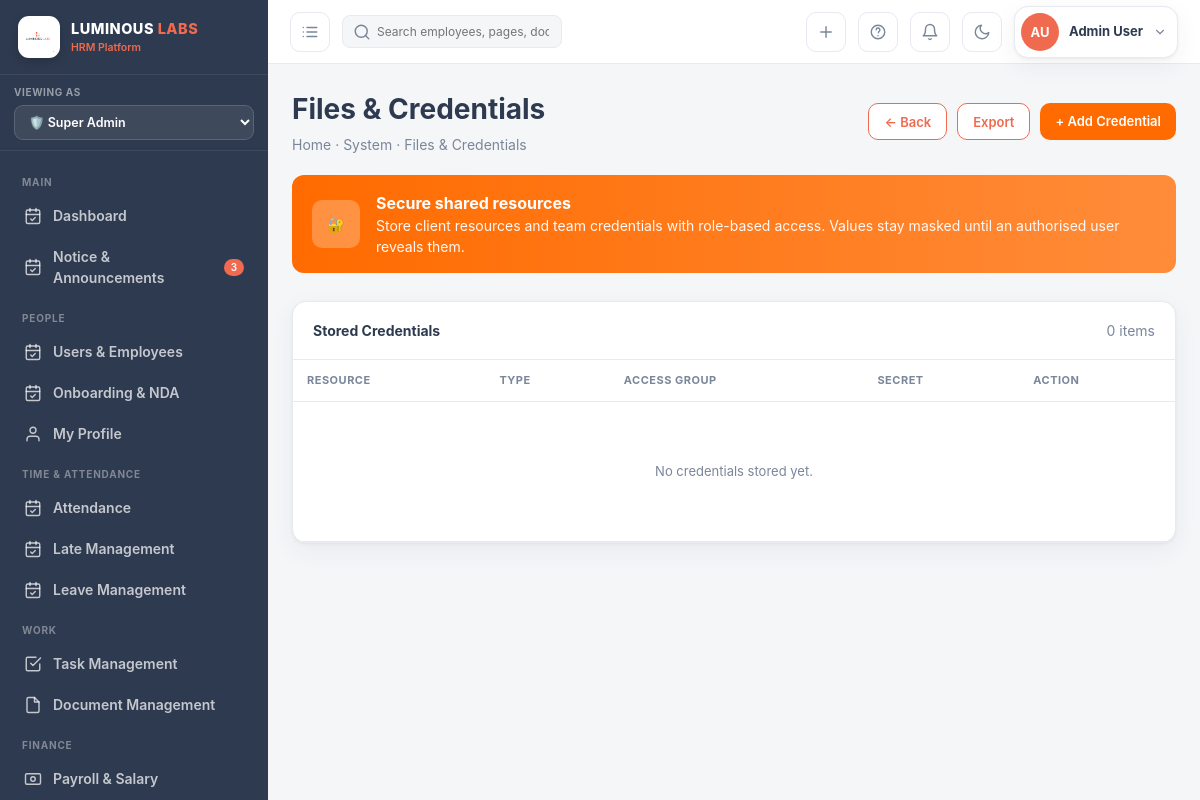
Page /files/ (signed in) on the committed database.
### hrm_app/models.py (models this page shows, shortened)
class User(AbstractUser):
    role = models.CharField(max_length=20, choices=Role.choices, default=Role.EMPLOYEE)
    groups = models.ManyToManyField(Group, related_name='hrm_users', blank=True)
    user_permissions = models.ManyToManyField(
        Permission,
        related_name='hrm_user_permissions',
        blank=True,
    )

class Employee(models.Model):
    STATUS_CHOICES = [
        ('Active',    'Active'),
        ('On Leave',  'On Leave'),
        ('Probation', 'Probation'),
        ('Inactive',  'Inactive'),
    ]
    user        = models.OneToOneField(User, on_delete=models.CASCADE, related_name='employee')
    emp_id      = models.CharField(max_length=20, unique=True)
    phone       = models.CharField(max_length=20, blank=True)
    department  = models.ForeignKey(Department, null=True, on_delete=models.SET_NULL)
    designation = models.ForeignKey(Designation, null=True, on_delete=models.SET_NULL)
    shift       = models.ForeignKey(Shift, null=True, blank=True, on_delete=models.SET_NULL)
    join_date   = models.DateField(default=timezone.now)
    status      = models.CharField(max_length=20, choices=STATUS_CHOICES, default='Active')
    salary      = models.DecimalField(max_digits=10, decimal_places=2, default=0)
    avatar_color = models.CharField(max_length=10, default='#ef6a4f')
    avatar_initials = models.CharField(max_length=4, blank=True)
    address     = models.TextField(blank=True)
    nid         = models.CharField(max_length=30, blank=True, verbose_name='NID / Passport')
    blood_group = models.CharField(max_length=5, blank=True)
    emergency_contact = models.CharField(max_length=100, blank=True)
    class Meta:
        ordering = ['emp_id']

### hrm_app/views.py (the view)
# urls.py: path('files/',        views.files_list,  name='files_list'),
@admin_required
def files_list(request):
    if not has_permission(request.user, "files", "view"):
        messages.error(request, "You don't have permission to access files.")
        return redirect("dashboard")
    files = SecureFile.objects.filter(owner=request.user)
    return render(request, 'hrm/files.html', _ctx(request, files=files))

### hrm_app/context_processors.py (called while the page is built, shortened)
def role_menu_permissions(request):
    allowed_menus = []
    if request.user.is_authenticated:
        if request.user.role == "super_admin":
          allowed_menus = []
    return {
        "allowed_menus": allowed_menus
    }

### hrm_app/views.py (called while the page is built, shortened)
def has_permission(user, module, action="view"):
    if user.role == Role.SUPER_ADMIN:
        return True

def _ctx(request, **kw):
    view_role = request.GET.get('view_role', request.user.role)
    ctx = {'user': request.user, 'today': date.today(), 'view_role': view_role}
    unread_leaves = LeaveRequest.objects.filter(status='Pending').count()
    ctx['unread_leaves'] = unread_leaves
    if request.user.role == 'super_admin':
        ctx['allowed_menus'] = [key for key, _ in UserPermission.MODULE_CHOICES]
    else:
        ctx['allowed_menus'] = list(UserPermission.objects.filter(
            user=request.user,
            can_view=True
        ).values_list('module', flat=True))
    ctx.update(kw)
    return ctx

### hrm_app/templates/hrm/files.html (shortened to what this page needs)
{% extends 'hrm/base.html' %}
{% block content %}
<div style="display:flex; justify-content:space-between; align-items:center; margin-bottom:20px; flex-wrap:wrap; gap:16px;">
  <div>
    <h1 style="font-size:28px; font-weight:700; color:var(--ink); margin:0;">Files & Credentials</h1>
    <div style="font-size:14px; color:var(--muted); margin-top:4px;">Home · System · Files & Credentials</div>
  </div>
  <div style="display:flex; gap:10px;">
    <button onclick="history.back()" class="btn" style="background:white; color:var(--brand); border:1px solid var(--brand);">← Back</button>
    <button type="button" data-export-url="{% url 'files_export' %}" class="btn" style="background:white; color:var(--brand); border:1px solid var(--brand);">Export</button>
    {% if user.role == 'super_admin' or user.role == 'manager' %}
    <a href="{% url 'file_upload' %}" class="btn" style="background:#FF6B00; color:white;">+ Add Credential</a>
    {% endif %}
  </div>
</div>
<div style="background:linear-gradient(90deg, #FF6B00, #FF8C3A); color:white; border-radius:12px; padding:16px 20px; margin-bottom:28px; display:flex; align-items:center; gap:16px;">
  <div style="background:rgba(255,255,255,0.25); width:48px; height:48px; border-radius:10px; display:flex; align-items:center; justify-content:center; flex-shrink:0;">
    🔐
  </div>
  <div>
    <strong style="font-size:16px;">Secure shared resources</strong><br>
    <span style="opacity:0.95;">Store client resources and team credentials with role-based access. Values stay masked until an authorised user reveals them.</span>
  </div>
</div>
<div class="card">
  <div style="padding:18px 20px; border-bottom:1px solid var(--line); display:flex; justify-content:space-between; align-items:center;">
    <strong>Stored Credentials</strong>
    <span style="font-size:14px; color:var(--muted);">{{ files|length }} items</span>
  </div>
  <table>
    <thead>
      <tr>
        <th>Resource</th>
        <th>Type</th>
        <th>Access Group</th>
        <th>Secret</th>
        <th>Action</th>
      </tr>
    </thead>
    <tbody>
      {% for file in files %}
      <tr>
        <td><b>{{ file.name }}</b></td>
        <td><span class="tag t-gray">{{ file.file.name|slice:"-4:"|upper }}</span></td>
        <td>Engineering / IT</td>
        <td>
          <span style="font-family:monospace; letter-spacing:2px;">••••••••</span>
        </td>
        <td>
          <button onclick="this.textContent = this.textContent === 'Reveal' ? 'Hide' : 'Reveal'"
                  class="btn ghost sm">Reveal</button>
        </td>
      </tr>
      {% empty %}
      <tr>
        <td colspan="5" style="text-align:center; padding:60px 20px; color:var(--muted);">
          No credentials stored yet.
        </td>
      </tr>
      {% endfor %}
    </tbody>
  </table>
</div>
{% endblock %}

### hrm_app/templates/hrm/base.html (shortened to what this page needs)
{% load static %}
<!DOCTYPE html>
<html lang="en">
<head>
</head>
<body>
<div class="app">
  <aside class="sidebar" id="sidebar">
    <div class="brand">
      <div class="logobox">
        <img src="{% static 'logo.png' %}" alt="Luminous Labs" style="width:30px;height:30px">
      </div>
      <div><b>LUMINOUS <span style="color:var(--brand)">LABS</span></b><small>HRM Platform</small></div>
    </div>
    <div class="rolebar">
      <small>Viewing as</small>
      <select id="roleSwitcher" onchange="switchRole(this.value)">
        <option value="super_admin" {% if view_role == 'super_admin' %}selected{% endif %}>🛡️ Super Admin</option>
      </select>
    </div>
<nav class="nav">
{% block nav %}
{% with current_url=request.resolver_match.url_name %}
{% if view_role == 'super_admin' %}
  {% if user.role == "super_admin" or 'dashboard' in allowed_menus %}
  <div class="group">Main</div>
  <a class="item {% if current_url == 'dashboard' %}active{% endif %}" href="{% url 'dashboard' %}{% if view_role %}?view_role={{ view_role }}{% endif %}">
    <svg class="ico" viewBox="0 0 24 24"><rect x="3" y="4" width="18" height="18" rx="2"/><path d="M16 2v4M8 2v4M3 10h18"/><path d="M9 16l2 2 4-4"/></svg>
    Dashboard
  </a>
  {% endif %}
  {% if user.role == "super_admin" or 'notice' in allowed_menus %}
  <a class="item {% if 'notice' in current_url %}active{% endif %}" href="{% url 'notice_list' %}{% if view_role %}?view_role={{ view_role }}{% endif %}">
    <svg class="ico" viewBox="0 0 24 24"><rect x="3" y="4" width="18" height="18" rx="2"/><path d="M16 2v4M8 2v4M3 10h18"/><path d="M9 16l2 2 4-4"/></svg>
    Notice & Announcements
    <span class="badge">{{ unread_notices|default:3 }}</span>
  </a>
  {% endif %}
  {% if user.role == "super_admin" or 'users' in allowed_menus or 'onboarding' in allowed_menus or 'profile' in allowed_menus %}
  <div class="group">People</div>
  {% endif %}
  {% if user.role == "super_admin" or 'users' in allowed_menus %}
  <a class="item {% if current_url == 'user_list' %}active{% endif %}" href="{% url 'user_list' %}{% if view_role %}?view_role={{ view_role }}{% endif %}">
    <svg class="ico" viewBox="0 0 24 24"><rect x="3" y="4" width="18" height="18" rx="2"/><path d="M16 2v4M8 2v4M3 10h18"/><path d="M9 16l2 2 4-4"/></svg>
    Users & Employees
  </a>
  {% endif %}
  {% if user.role == "super_admin" or 'onboarding' in allowed_menus %}
  <a class="item {% if current_url == 'onboarding_list' %}active{% endif %}" href="{% url 'onboarding_list' %}{% if view_role %}?view_role={{ view_role }}{% endif %}">
    <svg class="ico" viewBox="0 0 24 24"><rect x="3" y="4" width="18" height="18" rx="2"/><path d="M16 2v4M8 2v4M3 10h18"/><path d="M9 16l2 2 4-4"/></svg>
    Onboarding & NDA
  </a>
  {% endif %}
  {% if user.role == "super_admin" or 'profile' in allowed_menus %}
  <a class="item {% if current_url == 'my_profile' or current_url == 'user_detail' and is_my_profile %}active{% endif %}" href="{% url 'my_profile' %}{% if view_role %}?view_role={{ view_role }}{% endif %}">
    <svg class="ico" viewBox="0 0 24 24"><path d="M20 21v-2a4 4 0 00-4-4H8a4 4 0 00-4 4v2"/><circle cx="12" cy="7" r="4"/></svg>
    My Profile
  </a>
  {% endif %}
  {% if user.role == "super_admin" or 'attendance' in allowed_menus or 'late' in allowed_menus or 'leave' in allowed_menus %}
  <div class="group">Time & Attendance</div>
  {% endif %}
  {% if user.role == "super_admin" or 'attendance' in allowed_menus %}
  <a class="item {% if current_url == 'attendance_list' %}active{% endif %}" href="{% url 'attendance_list' %}{% if view_role %}?view_role={{ view_role }}{% endif %}">
    <svg class="ico" viewBox="0 0 24 24"><rect x="3" y="4" width="18" height="18" rx="2"/><path d="M16 2v4M8 2v4M3 10h18"/><path d="M9 16l2 2 4-4"/></svg>
    Attendance
  </a>
  {% endif %}
  {% if user.role == "super_admin" or 'late' in allowed_menus %}
  <a class="item {% if current_url == 'late_list' %}active{% endif %}" href="{% url 'late_list' %}{% if view_role %}?view_role={{ view_role }}{% endif %}">
    <svg class="ico" viewBox="0 0 24 24"><rect x="3" y="4" width="18" height="18" rx="2"/><path d="M16 2v4M8 2v4M3 10h18"/><path d="M9 16l2 2 4-4"/></svg>
    Late Management
  </a>
  {% endif %}
  {% if user.role == "super_admin" or 'leave' in allowed_menus %}
  <a class="item {% if current_url == 'leave_list' %}active{% endif %}" href="{% url 'leave_list' %}{% if view_role %}?view_role={{ view_role }}{% endif %}">
    <svg class="ico" viewBox="0 0 24 24"><rect x="3" y="4" width="18" height="18" rx="2"/><path d="M16 2v4M8 2v4M3 10h18"/><path d="M9 16l2 2 4-4"/></svg>
    Leave Management
  </a>
  {% endif %}
  {% if user.role == "super_admin" or 'tasks' in allowed_menus or 'documents' in allowed_menus %}
  <div class="group">Work</div>
  {% endif %}
  {% if user.role == "super_admin" or 'tasks' in allowed_menus %}
  <a class="item {% if current_url == 'task_list' %}active{% endif %}" href="{% url 'task_list' %}{% if view_role %}?view_role={{ view_role }}{% endif %}">
    <svg class="ico" viewBox="0 0 24 24"><path d="M9 11l3 3L22 4"/><path d="M21 12v7a2 2 0 01-2 2H5a2 2 0 01-2-2V5a2 2 0 012-2h11"/></svg>
    Task Management
  </a>
  {% endif %}
  {% if user.role == "super_admin" or 'documents' in allowed_menus %}
  <a class="item {% if current_url == 'document_list' %}active{% endif %}" href="{% url 'document_list' %}{% if view_role %}?view_role={{ view_role }}{% endif %}">
    <svg class="ico" viewBox="0 0 24 24"><path d="M14 2H6a2 2 0 00-2 2v16a2 2 0 002 2h12a2 2 0 002-2V8z"/><path d="M14 2v6h6"/></svg>
    Document Management
  </a>
  {% endif %}
  {% if user.role == "super_admin" or 'salary' in allowed_menus or 'petty_cash' in allowed_menus or 'assets' in allowed_menus %}
  <div class="group">Finance</div>
  {% endif %}
  {% if user.role == "super_admin" or 'salary' in allowed_menus %}
  <a class="item {% if current_url == 'salary_list' %}active{% endif %}" href="{% url 'salary_list' %}{% if view_role %}?view_role={{ view_role }}{% endif %}">
    <svg class="ico" viewBox="0 0 24 24"><rect x="2" y="5" width="20" height="14" rx="2"/><circle cx="12" cy="12" r="3"/></svg>
    Payroll & Salary
  </a>
  {% endif %}
{% endif %}
{% endwith %}
{% endblock %}
</nav>
  </aside>
  <div class="main">
    <header class="topbar">
      <button class="iconbtn" onclick="document.getElementById('sidebar').classList.toggle('open')" title="Menu">
        <svg class="ico" viewBox="0 0 24 24"><path d="M8 6h13M8 12h13M8 18h13M3 6h.01M3 12h.01M3 18h.01"/></svg>
      </button>
      <div class="search-wrap">
        <span class="si"><svg class="ico" viewBox="0 0 24 24"><circle cx="11" cy="11" r="8"/><path d="M21 21l-4.35-4.35"/></svg></span>
        <input placeholder="Search employees, pages, documents…" id="globalSearch" onkeydown="if(event.key==='Enter'){window.location='/employees/?q='+this.value}">
      </div>
      <button class="iconbtn" onclick="quickCreate()" title="Quick create">
        <svg class="ico" viewBox="0 0 24 24"><path d="M12 5v14M5 12h14"/></svg>
      </button>
      <a class="iconbtn" href="{% url 'user_guide_faq' %}{% if view_role %}?view_role={{ view_role }}{% endif %}" title="Help & FAQ">
        <svg class="ico" viewBox="0 0 24 24"><circle cx="12" cy="12" r="9"/><path d="M9.5 9a2.5 2.5 0 115 .5c0 1.5-2 1.5-2 3.5"/><path d="M12 17h.01"/></svg>
      </a>
      <a class="iconbtn" href="{% url 'notice_list' %}{% if view_role %}?view_role={{ view_role }}{% endif %}" title="Notifications">
        <svg class="ico" viewBox="0 0 24 24"><path d="M18 8a6 6 0 00-12 0c0 7-3 9-3 9h18s-3-2-3-9"/><path d="M13.73 21a2 2 0 01-3.46 0"/></svg>
      </a>
      <button class="iconbtn" onclick="toggleTheme()" title="Toggle dark mode">
        <svg class="ico" viewBox="0 0 24 24"><path d="M21 12.79A9 9 0 1111.21 3 7 7 0 0021 12.79z"/></svg>
      </button>
      <div class="profile-wrap" id="profileMenuWrap">
        <button type="button" class="profile-trigger" onclick="toggleProfileMenu()" aria-haspopup="true" aria-expanded="false">
          <div class="avatar {% if user.role == 'manager' or view_role == 'manager' %}avatar-blue{% elif user.role == 'employee' or view_role == 'employee' %}avatar-green{% else %}avatar-brand{% endif %}" title="{{ user.get_full_name|default:user.username }}">{{ user.employee.avatar_initials|default:user.username|slice:":2"|upper }}</div>
          <div class="profile-meta">
            <span class="profile-name">{{ user.get_full_name|default:user.username }}</span>
          </div>
          <svg class="ico profile-caret" viewBox="0 0 24 24"><path d="M6 9l6 6 6-6"/></svg>
        </button>
      </div>
    </header>
    <main class="content">
      {% block content %}{% endblock %}
    </main>
  </div>
</div>
</body>
</html>

### rows in the picture
User: role "🛡️ Super Admin", employee.avatar_initials "AU", get_full_name "Admin User"

### other values in the picture
{{ unread_notices|default:3 }} "3"
{{ files|length }} "0"
